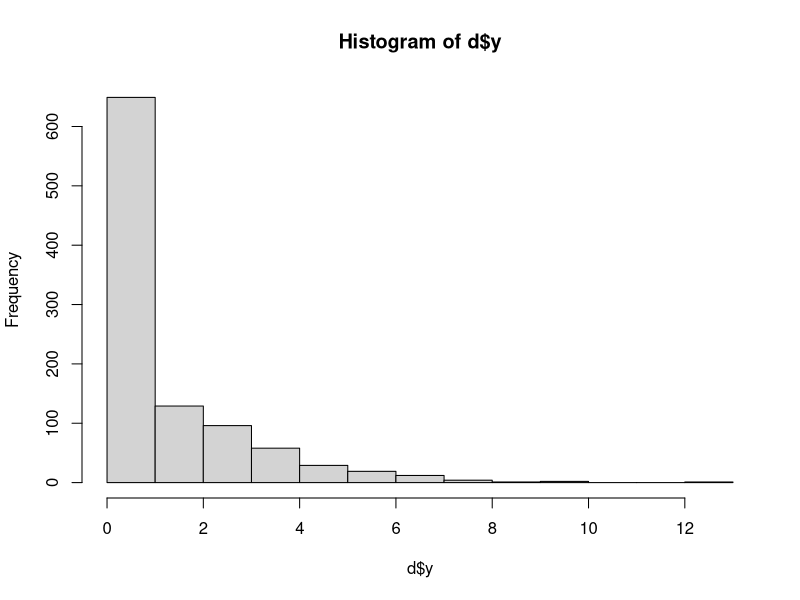

Source code (R): (Note: this script raises an error after producing the figure.)
#ZIP Max Lik

#1) Generate data
n=1000
X1 <- runif(n, min=0, max=1)
B0 <- -0.5
B1 <- 2
Y=ifelse(rbinom(n=n, size = 1, prob = (exp(B0+B1*X1)/(1+(exp(B0+B1*X1)))))==0, 0, rpois(n=n, lambda=exp(B0+B1*X1)))
d <- data.frame(x=X1,y=Y)
hist(d$y)


zip <- function(d,theta){
  zB0 <- theta[1] #zero mass
  zB1 <- theta[2]
  cB0 <- theta[3] #count process
  cB1 <- theta[4] 
  lambda=exp(cB0+cB1*d$x)
  mu=exp(zB0+zB1*d$x)/(1+(exp(zB0+zB1*d$x)))
  log0 <- log(mu+(1-mu)*exp(-lambda)) #zero mass
  logP  <- log((1-mu)*dpois(d$y, lambda=lambda, log=FALSE)) #count process
  z <- d$y==0
  c <- d$y>0
  logLik <- sum(log0[z])+sum(logP[c]) #compare to my vector of logical values, and only give me back the ones that are TRUE. banking on position being the same.
  return(-logLik)
}


op1 <- optim(c(0,0,0,0), zip, d=d, method="BFGS")
op1
#if optim won't run, the estimates may just be way too big for R to handle
#try changing to smaller parameters
#has to be run in the same optim, because each function is not mutually exclusive of the others

#GLM for ZIP
summary(zeroinfl(y~x|x, link="logit", dist="poisson", data = d))


